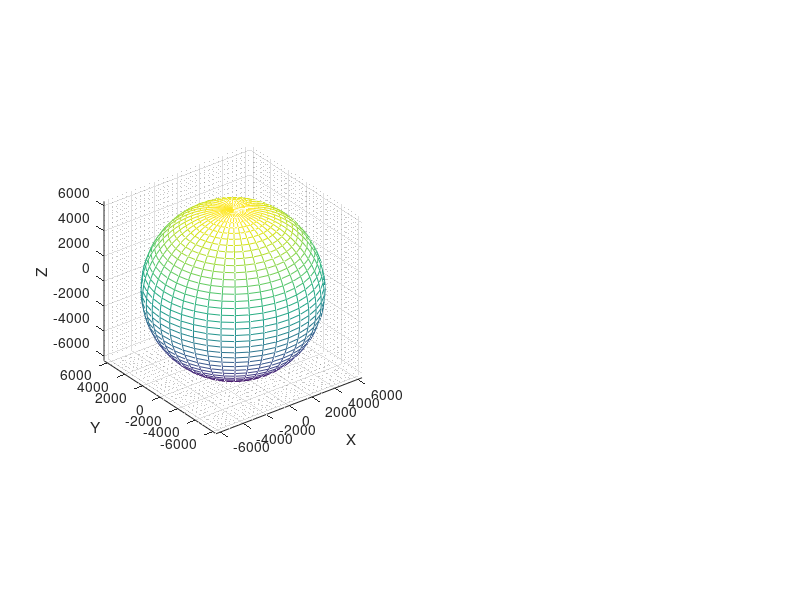

This chart was generated by the following MATLAB code: (Note: this script raises an error after producing the figure.)
close all


#------------------------------------------------------------------------------
#figure 1
#plot Earth
figure('name', 'Trajectory in ECEF reference frame')
subplot(1,2,1)
[sim.plt.X, sim.plt.Y, sim.plt.Z] = sphere(40);
mesh (6371*sim.plt.X, 6371*sim.plt.Y, 6371*sim.plt.Z);
axis equal;
hold on
grid minor

#------------------------------------------------------------------------------
#name X-Y-Z ECEF system
xlabel ("X");
ylabel ("Y");
zlabel ("Z");

#------------------------------------------------------------------------------
#plot ENU Coordinate system and rocket trajectory in ECEF system

plot3([R_lp_ecef(1)/1e3 X_enu_ecef(1)/1e3],  [R_lp_ecef(2)/1e3 X_enu_ecef(2)/1e3], [R_lp_ecef(3)/1e3 X_enu_ecef(3)/1e3])
plot3([R_lp_ecef(1)/1e3 Y_enu_ecef(1)/1e3],  [R_lp_ecef(2)/1e3 Y_enu_ecef(2)/1e3], [R_lp_ecef(3)/1e3 Y_enu_ecef(3)/1e3])
plot3([R_lp_ecef(1)/1e3 Z_enu_ecef(1)/1e3],  [R_lp_ecef(2)/1e3 Z_enu_ecef(2)/1e3], [R_lp_ecef(3)/1e3 Z_enu_ecef(3)/1e3])
plot3(Y(:,1)/1e3, Y(:,2)/1e3, Y(:,3)/1e3)
legend('Earth', 'East', 'North', 'Up', 'Trajectory')
#------------------------------------------------------------------------------
#plot 3d rocket trajectory in ecef
subplot(1,2,2)
plot3(Y(:,1)/1e3, Y(:,2)/1e3, Y(:,3)/1e3, 'color','k')
hold on
plot3(Yp(:,1)/1e3, Yp(:,2)/1e3, Yp(:,3)/1e3, 'color','r')
axis equal;
grid minor
legend ('Trajectory - Rocket', 'Trajectory - Parachute')

#------------------------------------------------------------------------------
#figure 2
#plot 3d rocket trajectory in ENU
figure('name', 'Trajectory in ENU reference frame')
plot3(flight.R_rkt_enu(:,1)/1e3, flight.R_rkt_enu(:,2)/1e3, flight.R_rkt_enu(:,3)/1e3, 'color','k')
hold on
plot3(flight.Rp_rkt_enu(:,1)/1e3, flight.Rp_rkt_enu(:,2)/1e3, flight.Rp_rkt_enu(:,3)/1e3, 'color','r')
plot3([0 3], [0 0], [0 0]);
plot3([0 0], [0 3], [0 0]);
plot3([0 0], [0 0], [0 3]);
axis equal;
grid minor
a=1;
l=1;
for i=1:3
plot3([flight.R_rkt_enu(a,1)/1e3 flight.R_rkt_enu(a,1)/1e3 + l*flight.X_enu(a,1)],[flight.R_rkt_enu(a,2)/1e3 flight.R_rkt_enu(a,2)/1e3 + l*flight.X_enu(a,2)],[flight.R_rkt_enu(a,3)/1e3 flight.R_rkt_enu(a,3)/1e3 + l*flight.X_enu(a,3)],'color','r')
plot3([flight.R_rkt_enu(a,1)/1e3 flight.R_rkt_enu(a,1)/1e3 + l*flight.Y_enu(a,1)],[flight.R_rkt_enu(a,2)/1e3 flight.R_rkt_enu(a,2)/1e3 + l*flight.Y_enu(a,2)],[flight.R_rkt_enu(a,3)/1e3 flight.R_rkt_enu(a,3)/1e3 + l*flight.Y_enu(a,3)],'color','b')
plot3([flight.R_rkt_enu(a,1)/1e3 flight.R_rkt_enu(a,1)/1e3 + l*flight.Z_enu(a,1)],[flight.R_rkt_enu(a,2)/1e3 flight.R_rkt_enu(a,2)/1e3 + l*flight.Z_enu(a,2)],[flight.R_rkt_enu(a,3)/1e3 flight.R_rkt_enu(a,3)/1e3 + l*flight.Z_enu(a,3)],'color','g')
a = floor(length(t)/i);
endfor

xlabel ("East [km]");
ylabel ("North  [km]");
zlabel ("Up  [km]");
legend ('Trajectory', 'Eeast', 'North', 'Up', 'Rocket X', 'Rocket Y', 'Rocket Z')
#------------------------------------------------------------------------------
#plot 2d rocket trajectory in ENU - East-North
figure("name", "Trajectory details and velocity","position",[100 50 0.85 * get(0,"screensize")(3:4)])
subplot(2,2,1)
plot(flight.R_rkt_enu(:,1)/1e3, flight.R_rkt_enu(:,2)/1e3, 'color', 'k')
hold on
plot(flight.Rp_rkt_enu(:,1)/1e3, flight.Rp_rkt_enu(:,2)/1e3, 'color', 'r')
axis equal;
grid minor
xlabel ("East [km]");
ylabel ("North [km]");

#------------------------------------------------------------------------------
#plot 2d rocket trajectory in ENU  - East-Up
subplot(2,2,2)
plot(flight.R_rkt_enu(:,1)/1e3, flight.R_rkt_enu(:,3)/1e3, 'color', 'k')
hold on
plot(flight.Rp_rkt_enu(:,1)/1e3, flight.Rp_rkt_enu(:,3)/1e3, 'color', 'r')
axis equal;
grid minor
xlabel ("East [km]");
ylabel ("Up [km]");

#------------------------------------------------------------------------------
#plot velocity over time
subplot(2,2,3)
plot(t, flight.V_rkt_enu(:,4)) 
hold on
plot(t, flight.M_r) 
grid minor
xlabel ("Time [s]");
ylabel ("Up [km]");

subplot(2,2,4)
plot(t, Y(:,11)/(2*pi)) #east
hold on
plot(t, Y(:,12)/(2*pi)) #east
plot(t, Y(:,13)/(2*pi)) #east
grid minor
xlabel ("Time [s]");
ylabel ("Omega [obr/s]");

#------------------------------------------------------------------------------
figure 
subplot(2,1,1)
plot(t, flight.alpha);
hold on
grid minor
plot(t, flight.beta);
legend('alpha', 'beta')
xlabel ("Time [s]");
ylabel ("Angle [deg]");

subplot(2,1,2)
plot(t, flight.Fn_fin);
grid minor